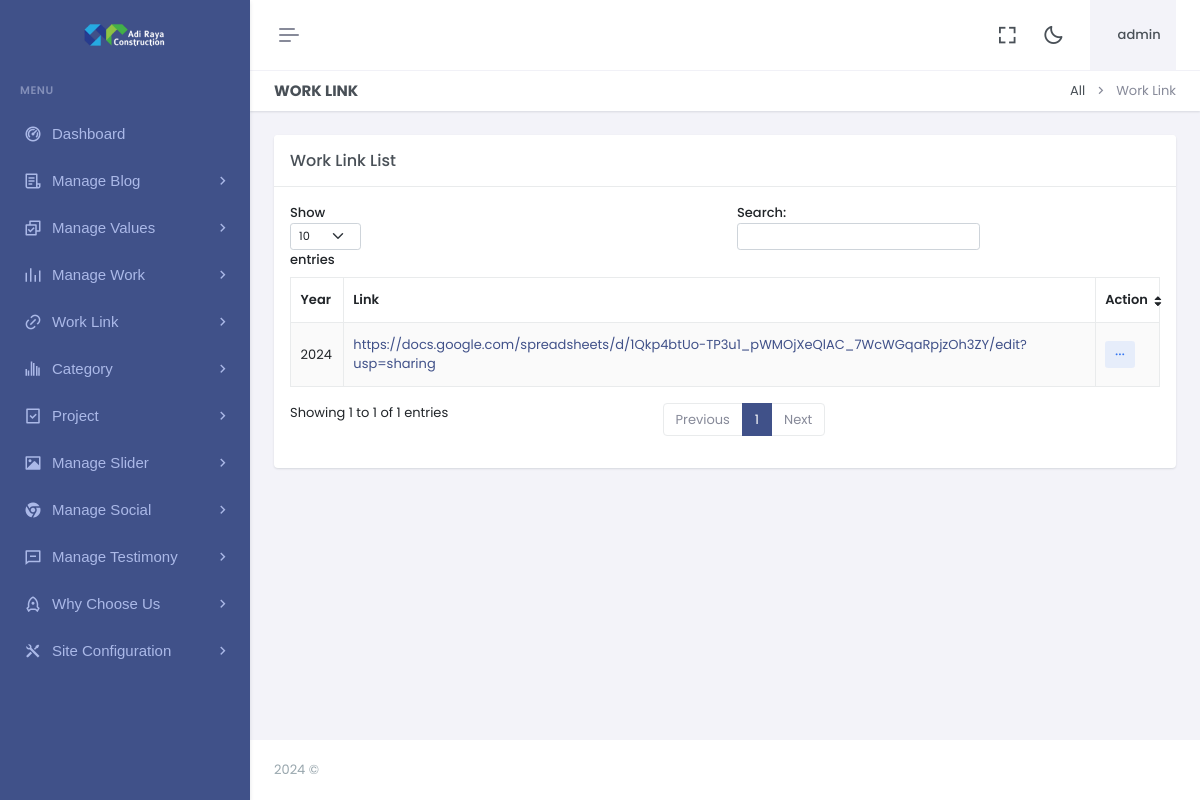
Page /dashboard/work-links.php (signed in) on the earlier database version.
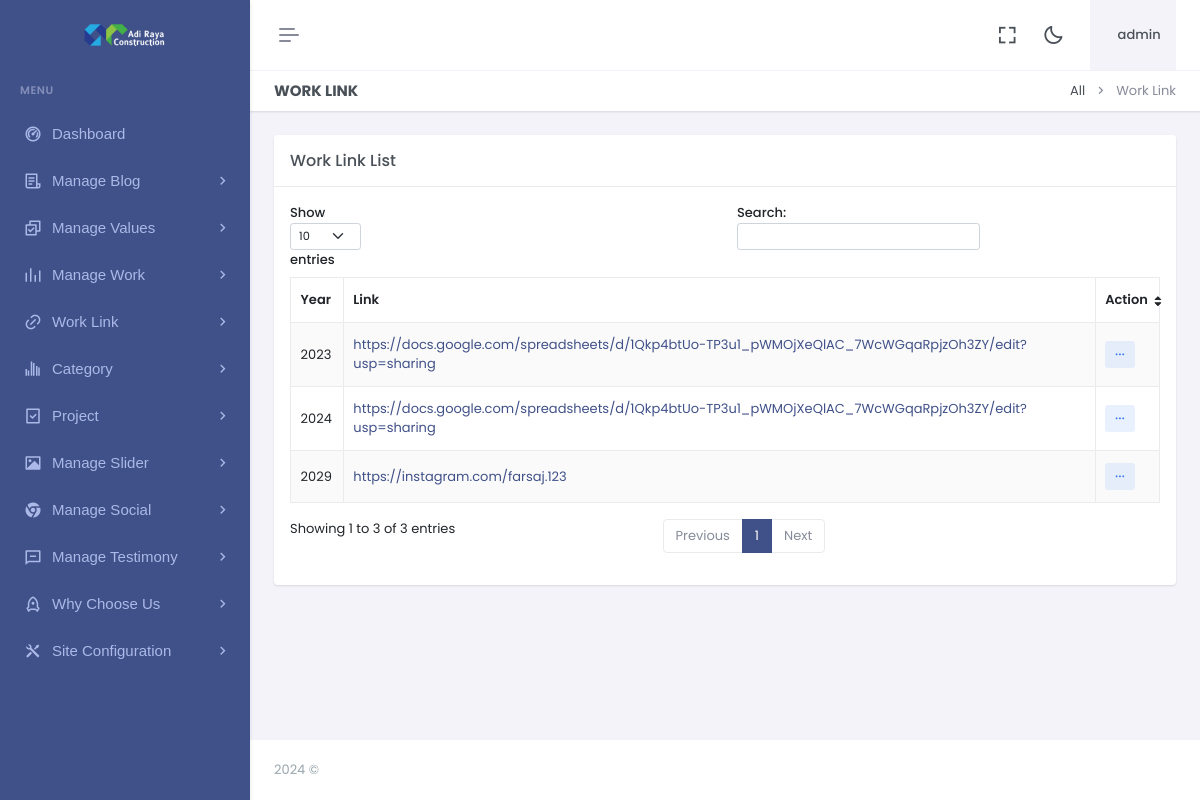
Same page on the later database version.
### tables this page shows
CREATE TABLE `work` (
  `id` int(11) NOT NULL,
  `name` varchar(150) NOT NULL,
  `work_link` varchar(500) NOT NULL
);

### dashboard/work-links.php (the view)
<?php include"header.php";?>
<?php include"sidebar.php";?>
<div class="main-content">
 <div class="page-content">
       <div class="container-fluid">
                    <div class="row">
                        <div class="col-12">
                            <div class="page-title-box d-sm-flex align-items-center justify-content-between">
                                <h4 class="mb-sm-0">Work Link</h4>
                                <div class="page-title-right">
                                    <ol class="breadcrumb m-0">
                                        <li class="breadcrumb-item"><a href="javascript: void(0);">All</a></li>
                                        <li class="breadcrumb-item active">Work Link</li>
                                    </ol>
                                </div>
                            </div>
                        </div>
                    </div>
                    <div class="row">
                        <div class="col-lg-12">
                            <div class="card">
                                <div class="card-header">
                                    <h5 class="card-title mb-0">Work Link List</h5>
                                </div>
                                <div class="card-body">
                                    <table id="example" class="table table-bordered dt-responsive nowrap table-striped align-middle" style="width:100%">
                                        <thead>
                                            <tr>
                                                <th data-ordering="false">Year</th>
                                                <th data-ordering="false">Link</th>
                                                <th>Action</th>
                                            </tr>
                                        </thead>
                                        <tbody>
                                        <?php
				   $q="SELECT * FROM  work ORDER BY id DESC";
 $r123 = mysqli_query($con,$q);
while($ro = mysqli_fetch_array($r123))
{
	$id="$ro[id]";
	$name="$ro[name]";
  $work_link="$ro[work_link]";
  print "<tr>
				  <td>
				  $name
				  </td>
          <td><a href='$work_link'>
				  $work_link</a>
				  </td>
          <td>
                                                    <div class='dropdown d-inline-block'>
                                                        <button class='btn btn-soft-secondary btn-sm dropdown' type='button' data-bs-toggle='dropdown' aria-expanded='false'>
                                                            <i class='ri-more-fill align-middle'></i>
                                                        </button>
                                                        <ul class='dropdown-menu dropdown-menu-end'>
                                                            <li>
                                                                <a href='deleteworklink.php?id=$id' class='dropdown-item remove-item-btn'>
                                                                    <i class='ri-delete-bin-fill align-bottom me-2 text-muted'></i> Delete
                                                                </a>
                                                            </li>
                                                        </ul>
                                                    </div>
                                                </td>
				  </tr>";
  }
  ?>
                                        </tbody>
                                    </table>
                                </div>
                            </div>
                        </div>
                    </div>
                </div>
            </div>
            <?php include"footer.php";?>

Differences in the rows shown:
added work: name "2029", work_link "https://instagram.com/farsaj.123"
added work: name "2023", work_link "https://docs.google.com/spreadsheets/d/1Qkp4btUo-TP3u1_pWMOjXeQlAC_7WcWGqaRpjzOh3ZY/edit?usp=sharing"
Other differences:
text written by a page script: "Show entries Search: Showing 1 to 1 of 1 entries Previous 1 Next" → "Show entries Search: Showing 1 to 3 of 3 entries Previous 1 Next"
